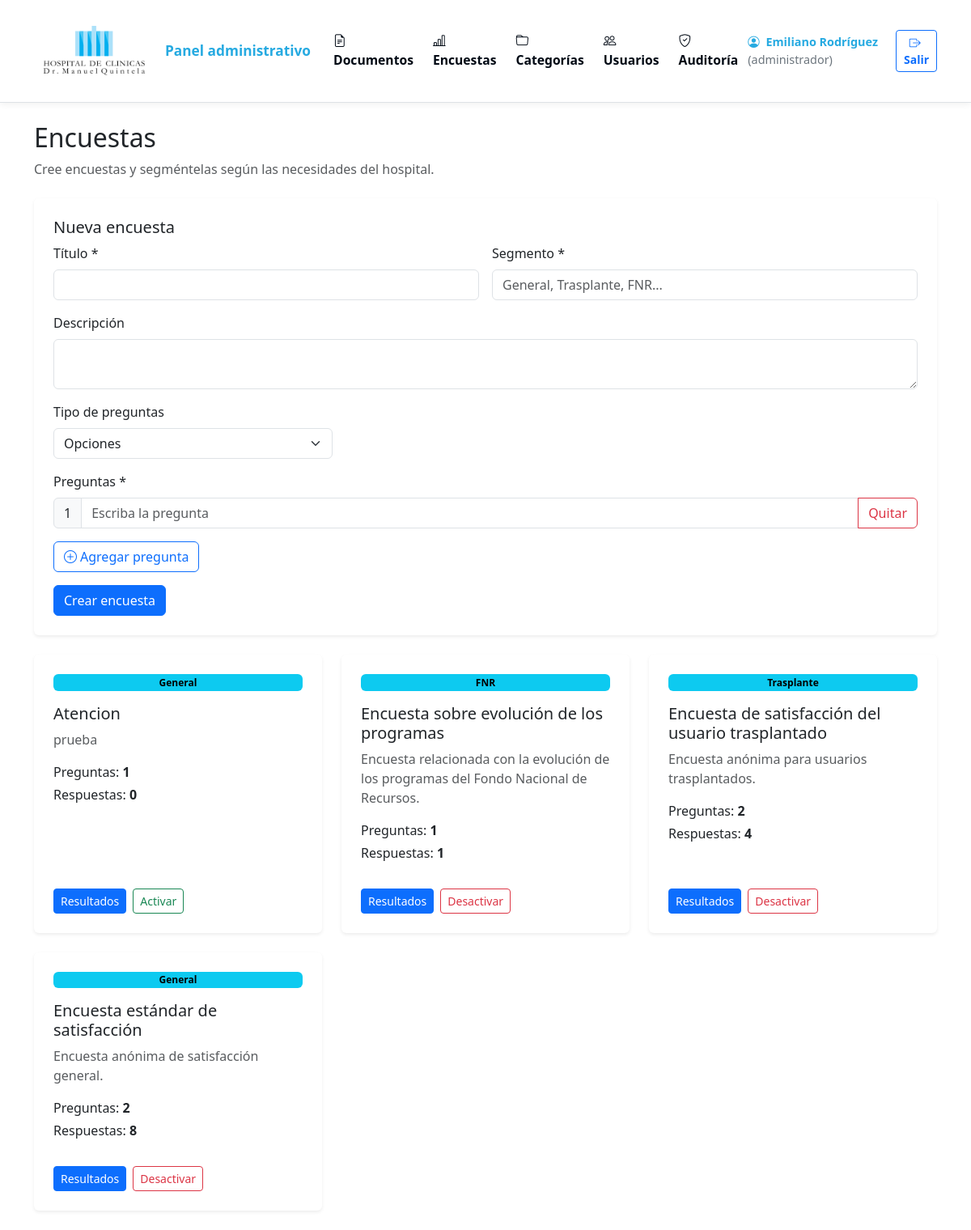
The app's page /sigsm-modulo1/admin/encuestas.php (signed in) with its own data.
### tables this page shows
CREATE TABLE `encuestas` (
  `id` int(11) NOT NULL,
  `titulo` varchar(180) NOT NULL,
  `descripcion` text DEFAULT NULL,
  `segmento` varchar(100) NOT NULL,
  `activa` tinyint(1) NOT NULL DEFAULT 1,
  `fecha_creacion` timestamp NOT NULL DEFAULT current_timestamp()
);

### sigsm-modulo1/config/functions.php (called while the page is built, shortened)
<?php
function e($valor)
{
    return htmlspecialchars((string)$valor, ENT_QUOTES, 'UTF-8');
}

### sigsm-modulo1/config/config.php (called while the page is built, shortened)
<?php
$DOCUMENT_ROOT = isset($_SERVER['DOCUMENT_ROOT']) ? realpath($_SERVER['DOCUMENT_ROOT']) : false;
$PROJECT_ROOT = realpath(__DIR__ . '/..');
if ($DOCUMENT_ROOT && $PROJECT_ROOT) {
    $base = str_replace('\\', '/', str_replace($DOCUMENT_ROOT, '', $PROJECT_ROOT));
    $base_url = $base === '' ? '' : $base;
} else {
    $base_url = '';
}
function url($path = '')
{
    global $base_url;
    return rtrim($base_url, '/') . '/' . ltrim($path, '/');
}

### sigsm-modulo1/admin/encuestas.php (the view, shortened to what this page needs)
<?php
require_once __DIR__ . '/_header.php';
require_once __DIR__ . '/../config/functions.php';
$encuestas = $pdo->query("SELECT e.*, (SELECT COUNT(*) FROM preguntas_encuesta p WHERE p.encuesta_id=e.id) preguntas, (SELECT COUNT(*) FROM respuestas_encuesta r WHERE r.encuesta_id=e.id) respuestas FROM encuestas e ORDER BY e.id DESC")->fetchAll();
?>
<div class="d-flex justify-content-between align-items-center mb-4">
  <div>
    <h1 class="h2">Encuestas</h1>
    <p class="text-muted mb-0">Cree encuestas y segméntelas según las necesidades del hospital.</p>
  </div>
</div>
<div class="card border-0 shadow-sm mb-4">
  <div class="card-body p-4 d-flex flex-column">
    <h2 class="h5">Nueva encuesta</h2>
    <form method="post" id="encuestaForm" class="row g-3"><input type="hidden" name="csrf" value="<?= e(csrf_token()) ?>"><input type="hidden" name="accion" value="crear">
      <div class="col-md-6"><label class="form-label">Título *</label><input class="form-control" name="titulo" required></div>
      <div class="col-md-6"><label class="form-label">Segmento *</label><input class="form-control" name="segmento" placeholder="General, Trasplante, FNR..." required></div>
      <div class="col-12"><label class="form-label">Descripción</label><textarea class="form-control" name="descripcion" rows="2"></textarea></div>
      <div class="col-md-4"><label class="form-label">Tipo de preguntas</label><select class="form-select" name="tipo">
          <option value="opciones">Opciones</option>
        </select></div>
      <div class="col-12"><label class="form-label">Preguntas *</label>
        <div id="preguntas"></div><button type="button" class="btn btn-outline-primary mt-2" onclick="agregarPregunta()"><i class="bi bi-plus-circle me-1"></i>Agregar pregunta</button>
      </div>
      <div class="col-12"><button class="btn btn-primary">Crear encuesta</button></div>
    </form>
  </div>
</div>
<div class="row g-4"><?php foreach ($encuestas as $e1): ?><div class="col-md-6 col-xl-4">
      <div class="card h-100 border-0 shadow-sm admin-card">
        <div class="card-body p-4 d-flex flex-column"><span class="badge text-bg-info"><?= e($e1['segmento']) ?></span>
          <h2 class="h5 mt-3"><?= e($e1['titulo']) ?></h2>
          <p class="text-muted"><?= e($e1['descripcion']) ?></p>
          <p class="mb-1">Preguntas: <strong><?= $e1['preguntas'] ?></strong></p>
          <p>Respuestas: <strong><?= $e1['respuestas'] ?></strong></p>
          <div class="d-flex gap-2 mt-auto pt-3"><a class="btn btn-primary btn-sm" href="<?= url('admin/resultados_encuesta.php?id=' . $e1['id']) ?>">Resultados</a>
            <form method="post"><button class="btn btn-sm <?= $e1['activa'] ? 'btn-outline-danger' : 'btn-outline-success' ?>"><?= $e1['activa'] ? 'Desactivar' : 'Activar' ?></button></form>
          </div>
        </div>
      </div>
    </div><?php endforeach; ?></div>
<?php require_once __DIR__ . '/_footer.php'; ?>

### records on screen
encuestas: segmento "General", titulo "Atencion", descripcion "prueba", preguntas "1", respuestas "0", activa "Activar"
encuestas: segmento "FNR", titulo "Encuesta sobre evolución de los programas", descripcion "Encuesta relacionada con la evolución de los programas del Fondo Nacional de Recursos.", preguntas "1", respuestas "1", activa "Desactivar"
encuestas: segmento "Trasplante", titulo "Encuesta de satisfacción del usuario trasplantado", descripcion "Encuesta anónima para usuarios trasplantados.", preguntas "2", respuestas "4", activa "Desactivar"
encuestas: segmento "General", titulo "Encuesta estándar de satisfacción", descripcion "Encuesta anónima de satisfacción general.", preguntas "2", respuestas "8", activa "Desactivar"

### other values on screen
$_SESSION['nombre'] "Emiliano Rodríguez"
$_SESSION['rol'] "administrador"
